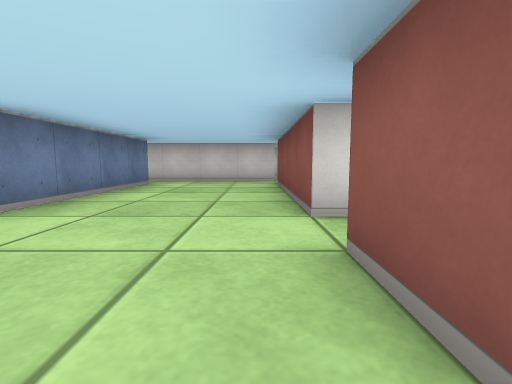
[1] (above)

15 first-person views from a walk through a cub3D level. The camera is about half as high as the walls, tilts 6° down and sees 85° across. The floor is counted in squares. Each view is taken from the middle of a square. On the plan, view 1 faces up. The plan holds only what a view shows up to about 9 squares ahead; the rest is blank.

[2]
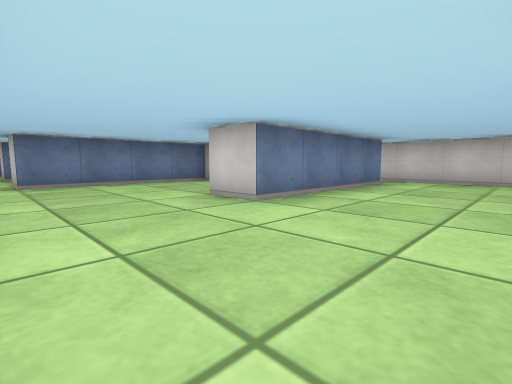

[3]
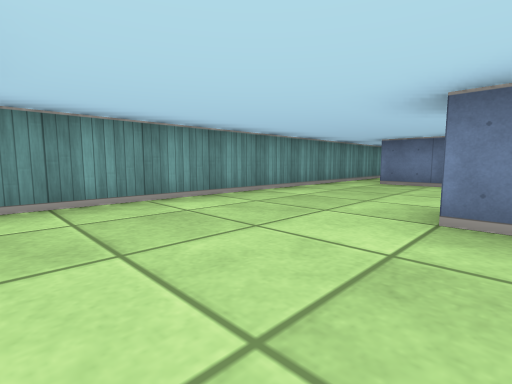

[4]
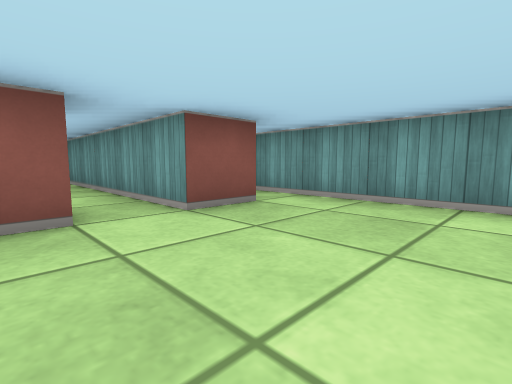

[5]
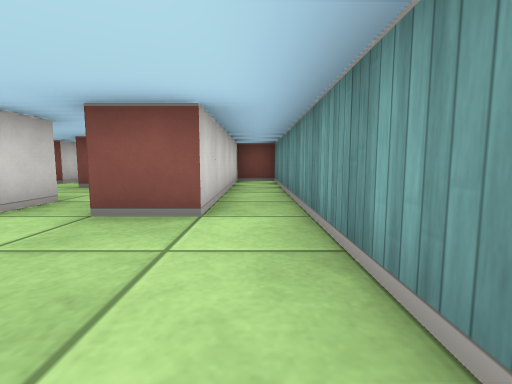

[6]
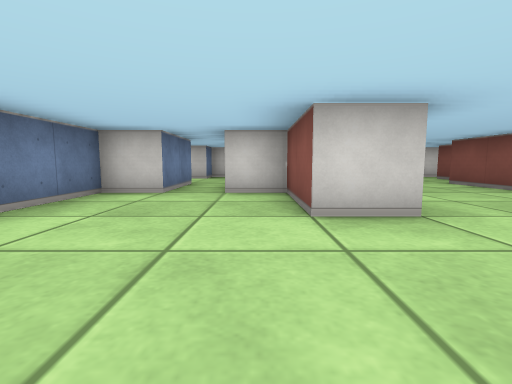

[7]
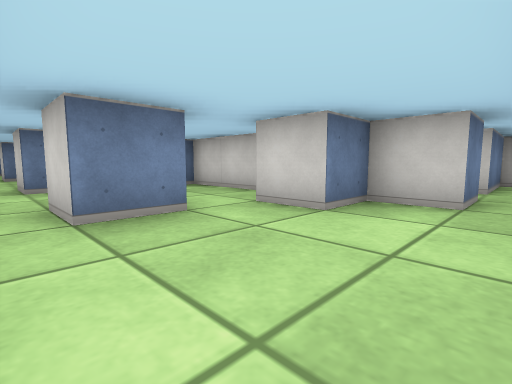

[8]
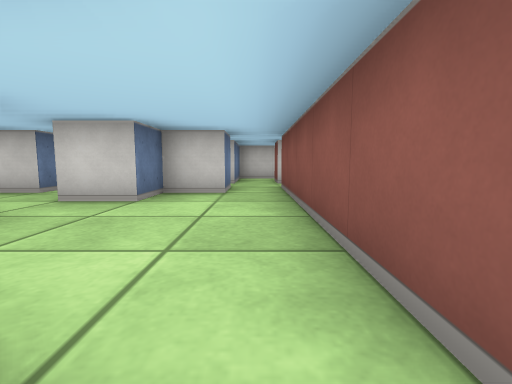

[9]
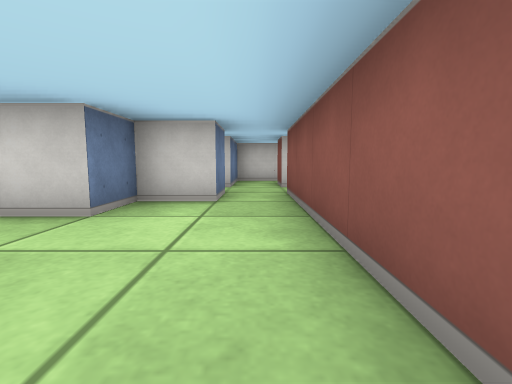

[10]
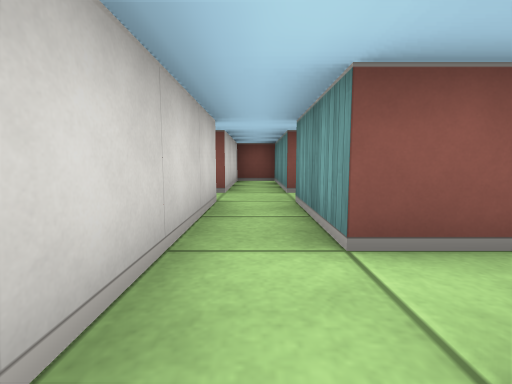

[11]
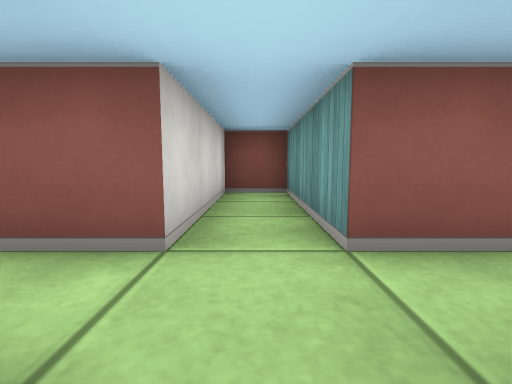

[12]
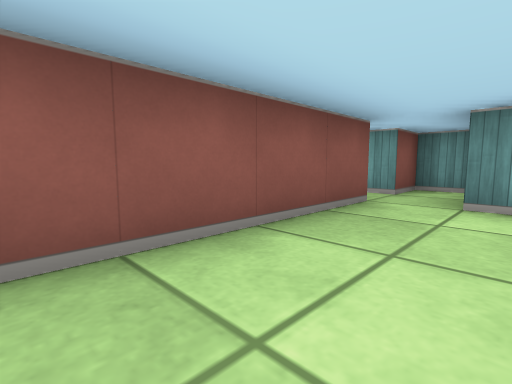

[13]
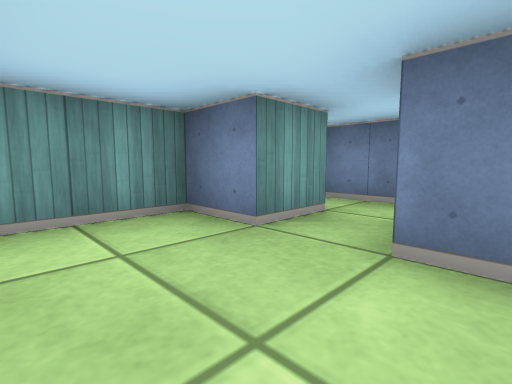

[14]
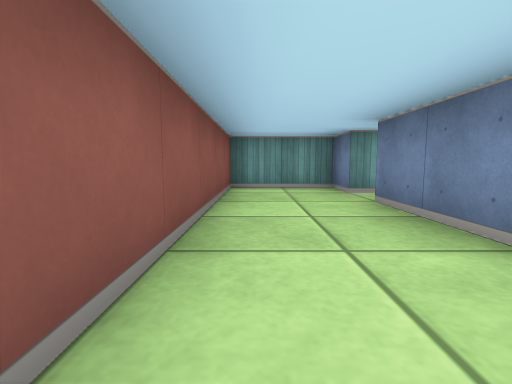

[15]
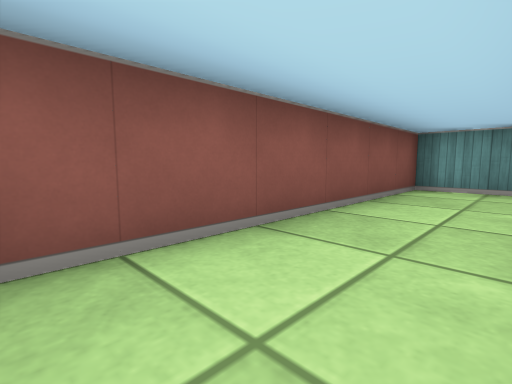

### Floor plan
Ten units are one square. View 1 is at (0, 0); x grows to the right and y downward. Boxes are objects, and circles mark ways between rooms. Rooms are numbered by the first view taken in them; rooms with no view inside come last. Other rooms are left out.
<svg viewBox="-75 -85 185 95">
<path fill="none" stroke="#000" d="M5 -25 5 -65M-25 -66 -25 -25 -35 -25 -35 -45 -45 -45M-55 -45 -65 -45 -65 -5M5 -75 -30 -75M-64 5 55 5 55 -5 5 -5 5 -15M45 -36 45 -25 35 -25M65 -9 65 1M35 -55 15 -55M65 -55 55 -55 55 -45 45 -45 45 -55M75 -14 75 -55M15 -25 5 -25M68 5 75 5 75 -5M5 -15 65 -15M35 -60 35 -55M45 -55 45 -65 65 -65M65 -75 35 -75M85 -35 85 -15M75 -5 85 -5 85 5 105 5 105 -50M65 -65 65 -55M75 -55 75 -65 105 -65 105 -75 75 -75"/>
<circle cx="10" cy="-20" r="3" fill="#2a7"/>
<circle cx="25" cy="-70" r="3" fill="#2a7"/>
<circle cx="40" cy="-60" r="3" fill="#2a7"/>
<circle cx="80" cy="-10" r="3" fill="#2a7"/>
<circle cx="70" cy="-60" r="3" fill="#2a7"/>
<circle cx="55" cy="-70" r="3" fill="#2a7"/>
<text x="-20" y="-30">1</text>
<text x="50" y="-30">2</text>
<text x="40" y="-70">3</text>
<text x="90" y="-20">4</text>
<text x="80" y="-70">5</text>
</svg>
Room 1 opens to room 2. Room 1 opens to room 3. Room 2 opens to room 3. Room 2 opens to room 4. Room 2 opens to room 5. Room 3 opens to room 5.

Where each view was taken, in squares from view 1:
view 1: 0 up, 0 right, facing up
view 2: 0 up, 0 right, facing up-left
view 3: 3 up, 0 right, facing down-left
view 4: 3 up, 2 left, facing down-right
view 5: 0 up, 2 left, facing right
view 6: 0 up, 4 left, facing up
view 7: 2 up, 7 right, facing up-left
view 8: 1 up, 7 right, facing up
view 9: 2 up, 7 right, facing up
view 10: 7 up, 3 right, facing right
view 11: 7 up, 6 right, facing right
view 12: 5 up, 6 right, facing down-right
view 13: 2 up, 10 right, facing down-left
view 14: 5 up, 10 right, facing down
view 15: 5 up, 9 right, facing down-right
